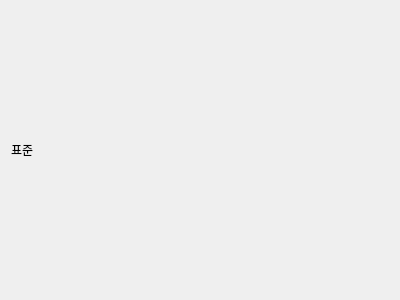
<?xml version="1.0" encoding="UTF-8"?>
<ui version="4.0">
 <class>FormCalculatorStandard</class>
 <widget class="QWidget" name="FormCalculatorStandard">
  <property name="geometry">
   <rect>
    <x>0</x>
    <y>0</y>
    <width>400</width>
    <height>300</height>
   </rect>
  </property>
  <property name="windowTitle">
   <string>Form</string>
  </property>
  <layout class="QGridLayout" name="gridLayout">
   <item row="0" column="0">
    <widget class="QLabel" name="label">
     <property name="text">
      <string>표준</string>
     </property>
    </widget>
   </item>
  </layout>
 </widget>
 <resources/>
 <connections/>
</ui>
